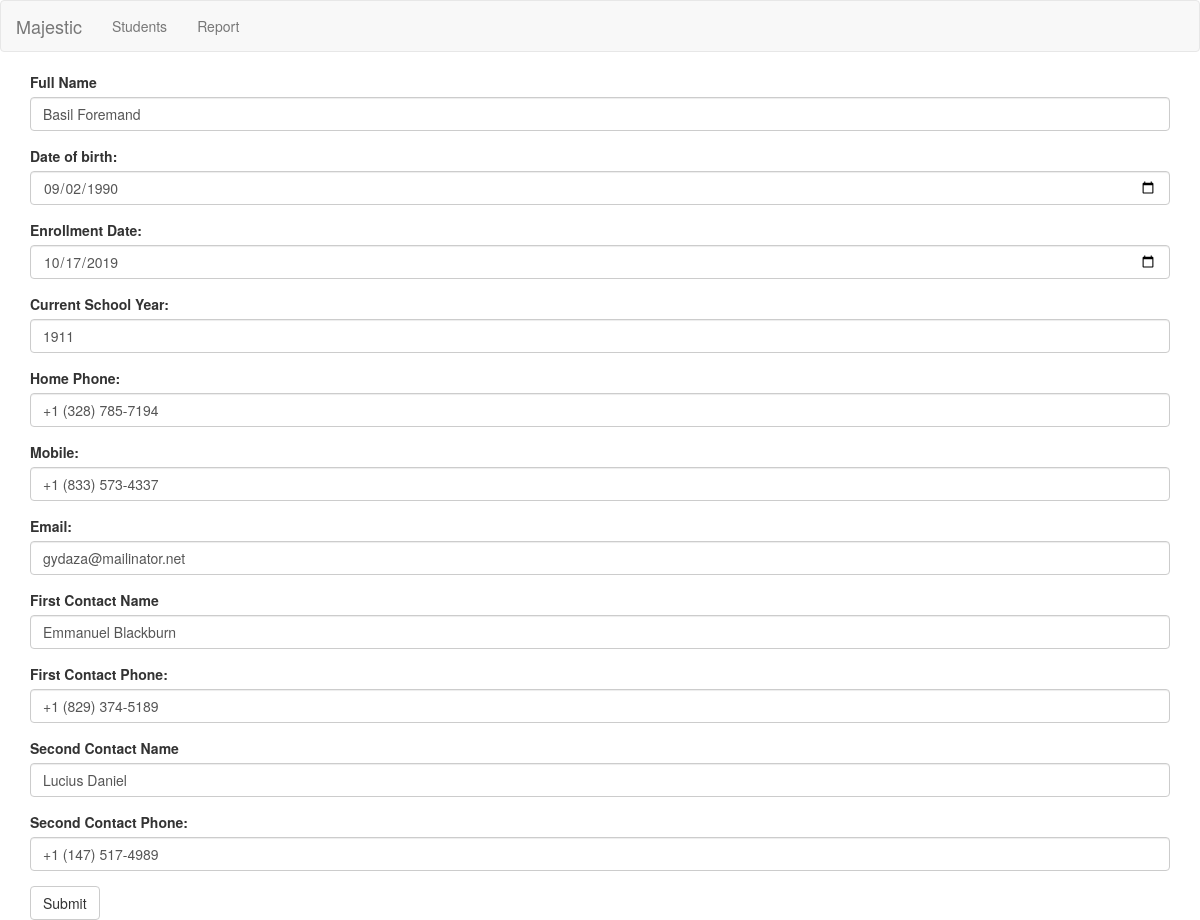
/edit.php?id=11, run on the app's committed database.
### tables this page shows
CREATE TABLE `students` (
  `id` int(11) NOT NULL,
  `full_name` varchar(50) NOT NULL,
  `dob` date NOT NULL,
  `enrollment_date` date NOT NULL,
  `current_school_year` int(11) NOT NULL,
  `home_phone` varchar(40) NOT NULL,
  `mobile` varchar(40) NOT NULL,
  `email` varchar(80) NOT NULL,
  `first_contact_name` varchar(50) NOT NULL,
  `first_contact_phone` varchar(40) NOT NULL,
  `second_contact_name` varchar(50) NOT NULL,
  `second_contact_phone` varchar(40) NOT NULL,
  `profile_photo_path` varchar(100) NOT NULL,
  `time_stamp` timestamp NOT NULL DEFAULT CURRENT_TIMESTAMP ON UPDATE CURRENT_TIMESTAMP
);

### classes/Student.php (called while the page is built, shortened)
<?php
class Student
{
    public $conn;
    public function __construct()
    {
        $servername = "localhost";
        $username = "root";
        $password = "";
        $dbname = "majestic";
        $this->conn = mysqli_connect($servername, $username, $password, $dbname);
    }
    public function fetch_user_details($id)
    {
        $sql = "SELECT * FROM students WHERE id = $id";
        $result = mysqli_query($this->conn, $sql);
        return $result;
    }
}

### form.php (the view, shortened to what this page needs)
<form method="POST" action="" enctype="multipart/form-data">
        <div class="form-group">
            <label for="full_name">Full Name</label>
            <input type="text" class="form-control" id="full_name" name="full_name" value="<?php echo isset($student_detail)? $student_detail['full_name']:''?>" required />
        </div>
        <div class="form-group">
            <label for="date_of_birth">Date of birth:</label>
            <input type="date" class="form-control" id="dob" name="dob" value="<?php echo isset($student_detail)? $student_detail['dob']:''?>" required />
        </div>
        <div class="form-group">
            <label for="enrollment_date">Enrollment Date:</label>
            <input type="date" class="form-control" id="enrollment_date" name="enrollment_date" value="<?php echo isset($student_detail)? $student_detail['enrollment_date']:''?>" required />
        </div>
        <div class="form-group">
            <label for="school_year">Current School Year:</label>
            <input type="number" class="form-control" min="1900" max="2099" step="1" name="current_school_year" value="<?php echo isset($student_detail)? $student_detail['current_school_year']:''?>" required />
        </div>
        <div class="form-group">
            <label for="home_phone">Home Phone:</label>
            <input type="tel" class="form-control" name="home_phone" value="<?php echo isset($student_detail)? $student_detail['home_phone']:''?>" required />
        </div>
        <div class="form-group">
            <label for="mobile">Mobile:</label>
            <input type="tel" class="form-control" name="mobile" value="<?php echo isset($student_detail)? $student_detail['mobile']:''?>" required />
        </div>
        <div class="form-group">
            <label for="email">Email:</label>
            <input type="email" class="form-control" name="email" value="<?php echo isset($student_detail)? $student_detail['email']:''?>" required />
        </div>
        <div class="form-group">
            <label for="first_contact_name">First Contact Name</label>
            <input type="text" class="form-control" id="first_contact_name" name="first_contact_name" value="<?php echo isset($student_detail)? $student_detail['first_contact_name']:''?>" required />
        </div>
        <div class="form-group">
            <label for="first_contact_phone">First Contact Phone:</label>
            <input type="tel" class="form-control" name="first_contact_phone" value="<?php echo isset($student_detail)? $student_detail['first_contact_phone']:''?>" required />
        </div>
        <div class="form-group">
            <label for="second_contact_name">Second Contact Name</label>
            <input type="text" class="form-control" id="second_contact_name" name="second_contact_name" value="<?php echo isset($student_detail)? $student_detail['second_contact_name']:''?>" required />
        </div>
        <div class="form-group">
            <label for="second_contact_phone">Second Contact Phone:</label>
            <input type="tel" class="form-control" name="second_contact_phone" value="<?php echo isset($student_detail)? $student_detail['second_contact_phone']:''?>" required />
        </div>
        <button type="submit" class="btn btn-default" name="submit">Submit</button>
    </form>

### data on the page
students: full_name "Basil Foremand", dob "09/02/1990", enrollment_date "10/17/2019", current_school_year "1911", home_phone "+1 (328) 785-7194", mobile "+1 (833) 573-4337", email "gydaza@mailinator.net", first_contact_name "Emmanuel Blackburn", first_contact_phone "+1 (829) 374-5189", second_contact_name "Lucius Daniel", second_contact_phone "+1 (147) 517-4989"
